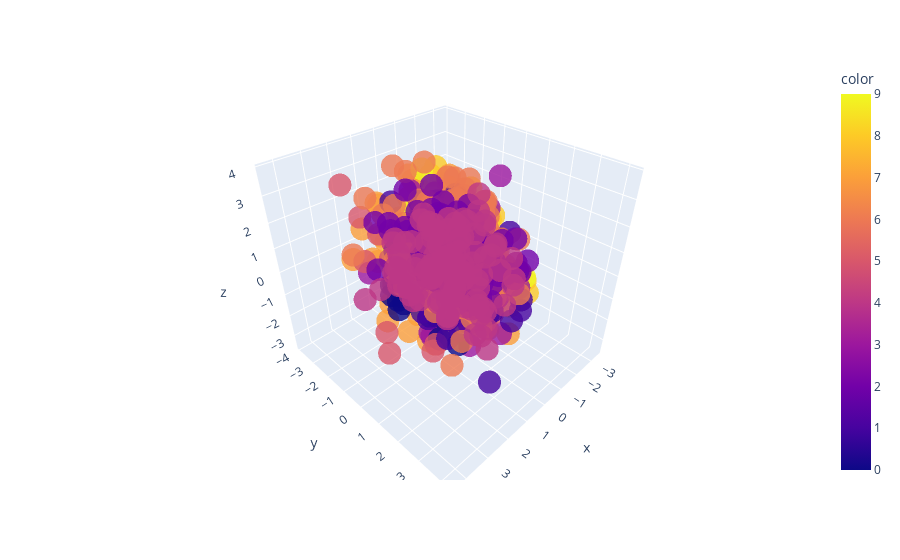

Notebook cell for this chart:
### Code cell
fig = px.scatter_3d(x=X[:, 0], y=X[:, 1], z=X[:, 2], color=y, opacity=0.8)
fig.show()

### Figure 1 — Plotly figure (JSON) as saved in the notebook; plotly's stock layout.template omitted (floating-point values rounded to 4 significant figures; data arrays with more than 128 entries replaced by an {"elided": "..."} marker saying what was removed)
{"data": [{"hovertemplate": "x=%{x}<br>y=%{y}<br>z=%{z}<br>color=%{marker.color}<extra></extra>", "legendgroup": "", "marker": {"color": {"elided": "1116 int values"}, "coloraxis": "coloraxis", "opacity": 0.8, "symbol": "circle"}, "mode": "markers", "name": "", "scene": "scene", "showlegend": false, "type": "scatter3d", "x": {"elided": "1116 float values"}, "y": {"elided": "1116 float values"}, "z": {"elided": "1116 float values"}}], "layout": {"coloraxis": {"colorbar": {"title": {"text": "color"}}, "colorscale": [[0, "#0d0887"], [0.1111, "#46039f"], [0.2222, "#7201a8"], [0.3333, "#9c179e"], [0.4444, "#bd3786"], [0.5556, "#d8576b"], [0.6667, "#ed7953"], [0.7778, "#fb9f3a"], [0.8889, "#fdca26"], [1, "#f0f921"]]}, "legend": {"tracegroupgap": 0}, "margin": {"t": 60}, "scene": {"domain": {"x": [0, 1], "y": [0, 1]}, "xaxis": {"title": {"text": "x"}}, "yaxis": {"title": {"text": "y"}}, "zaxis": {"title": {"text": "z"}}}}}
